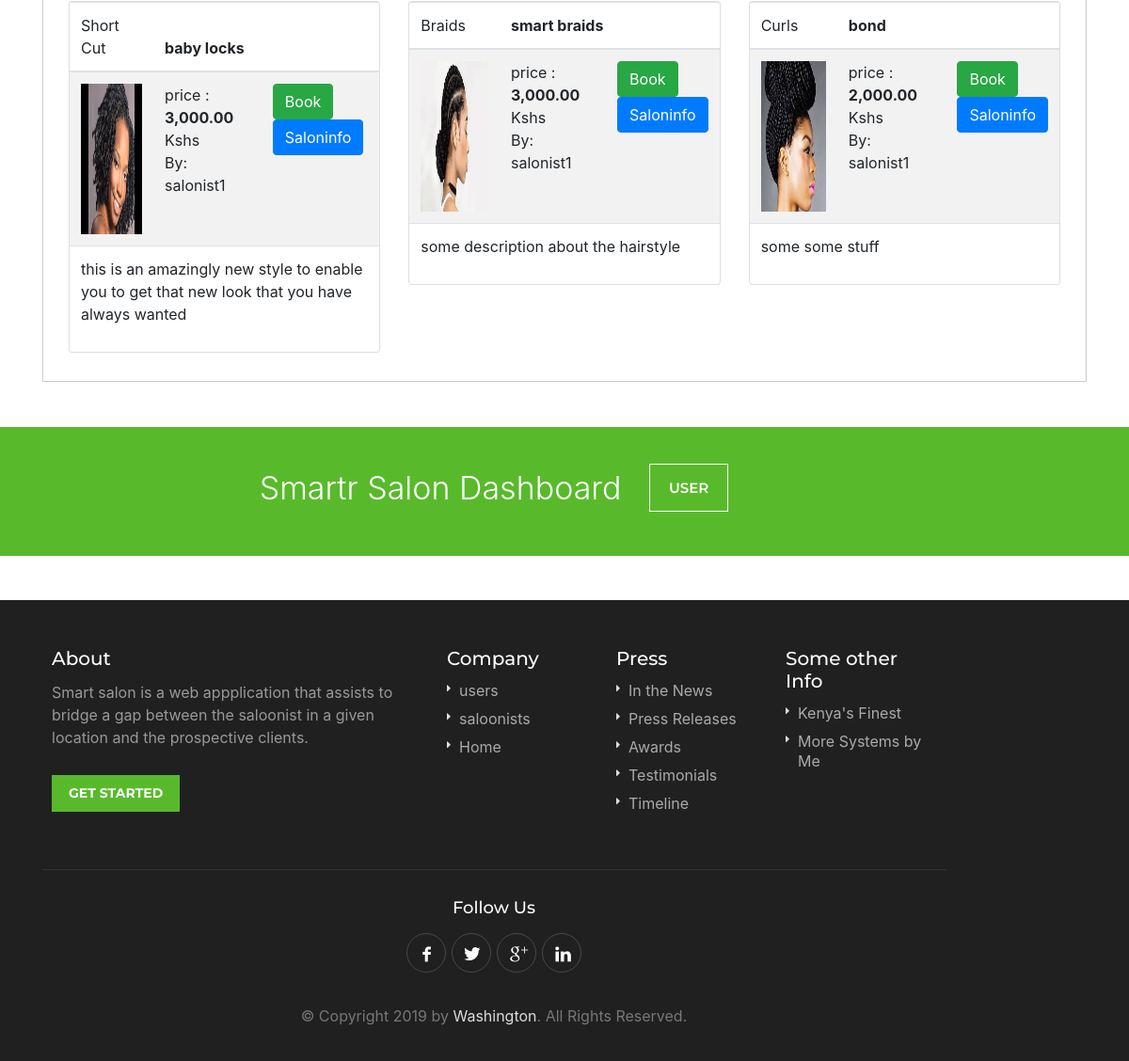
The page /user/styles.php (signed in, lower part) on the database as committed earlier.
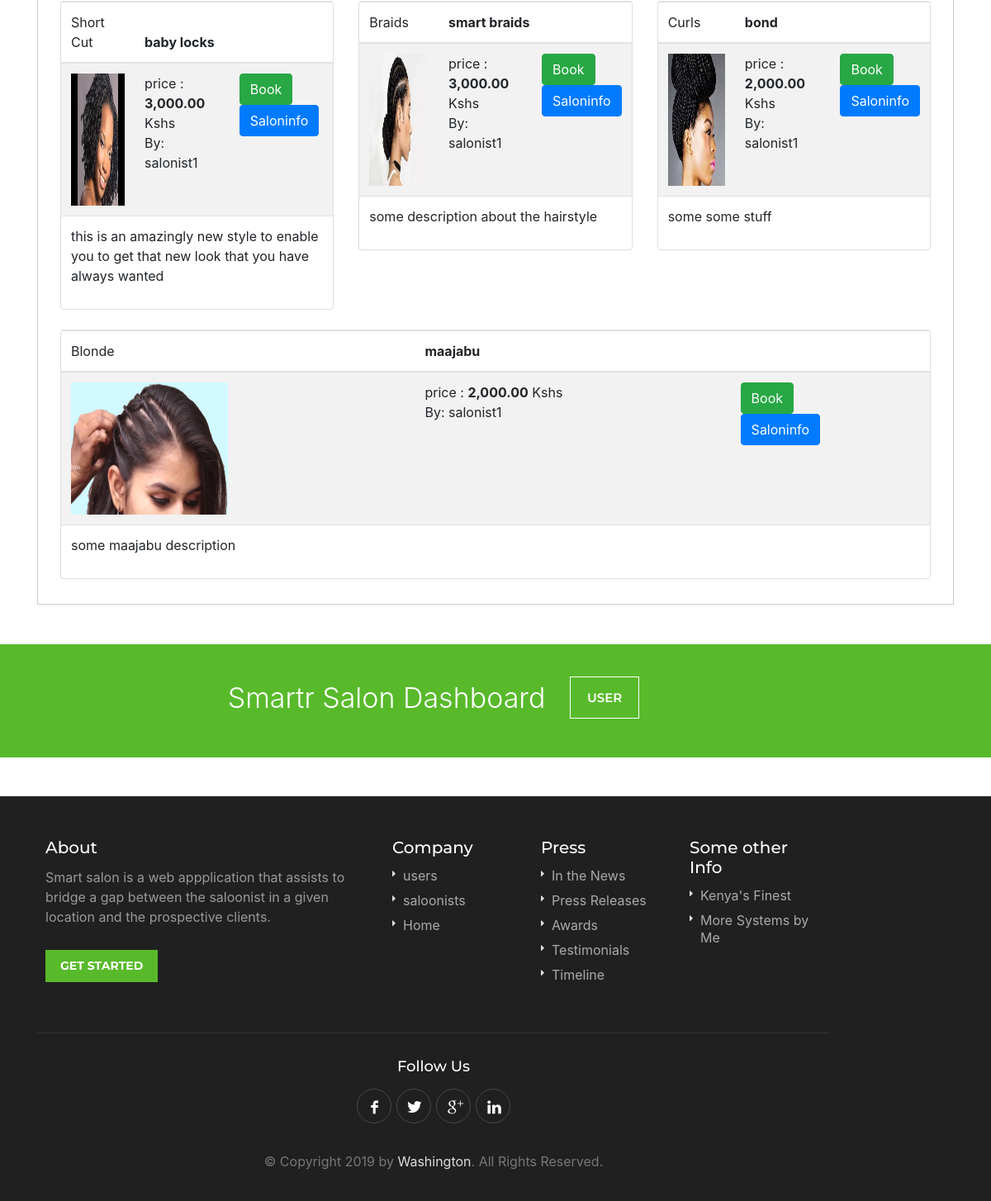
The same page on the database as committed later.
### tables this page shows
CREATE TABLE `styles` (
  `id` int(11) NOT NULL,
  `image` varchar(100) NOT NULL,
  `sname` varchar(40) NOT NULL,
  `scategory` varchar(40) NOT NULL,
  `sprice` double NOT NULL,
  `sdescription` varchar(255) NOT NULL,
  `salonistid` int(11) NOT NULL,
  `salonistname` varchar(40) NOT NULL
);

### user/styles.php (the view, shortened to what this page needs)
<?php
include('server.php');
?>
<!DOCTYPE html>
<html lang="en">
<head>
<link rel="stylesheet" href="css/style.css">
<link rel="stylesheet" href="css/colors/green.css" id="colors">
<link rel="stylesheet" href="css/bootstrap.min.css">
</head>
<body>
<div id="wrapper">
<section class="section intro">
	<div class="container" id="approved">
		<div style="padding: 6px 12px; border: 1px solid #ccc;">
			<?php
			  $query0 = "SELECT * FROM styles ";
			  $result0 = mysqli_query($db, $query0);
			  echo '<div class="card-group">';
			  while($row = mysqli_fetch_array($result0, MYSQLI_NUM)){
					echo '
					<div class="col s12 m7">
						<div class="card horizontal">
						<table class="table table-striped">
							<thead>
								<tr>
									<th sope="col">'.$row[3].'</th>
									<th scope="col" colspan="2"><b>'.$row[2].'</b></th>
								</tr>
							</thead>
							<tr>
								<td tyle="width:50%">
									<div class="card-image">
										<img src="../salonist/styleimages/'.$row[1].'" style="width: 190px; height:160px;">
									</div>
								</td>
								<td style="width:%">
									<div class="card-stacked">
										<div class="card-content">
											price : <b>'.number_format($row[4],2).'</b> Kshs<br>By: '.$row[7].'
										</div>
									</div>
								</td>
								<td>
									<a href="booking.php?id='.$row[0].'"><button class="btn btn-success">Book </button><br>
									<a href="salonistinfo.php?id='.$row[7].'"><button class="btn btn-primary">Saloninfo</button>
								</td>
							</tr>
							<tr>
								<td colspan="3">'.$row[5].'</td>
							</tr>
						</table>
						</div><br>
					</div><br>
					';
			  }
			?>
		</div>
	</div>
	<br>
</section>
<br>
<div class="infobox">
	<div class="container">
		<div class="sixteen columns">Smartr Salon Dashboard <a href="#">USER</a></div>
	</div>
</div>
<div id="footer">
	<div class="container">
		<div class="seven columns">
			<h4>About</h4>
			<p>Smart salon is a web appplication that assists to bridge a gap between the saloonist in a given location
				and the prospective clients.</p>
			<a href="#" class="button">Get Started</a>
		</div>
		<div class="three columns">
			<h4>Company</h4>
			<ul class="footer-links">
				<li><a href="users.php">users</a></li>
				<li><a href="saloonists.php">saloonists</a></li>
				<li><a href="index.php">Home</a></li>
			</ul>
		</div>
		<div class="three columns">
			<h4>Press</h4>
			<ul class="footer-links">
				<li><a href="#">In the News</a></li>
				<li><a href="#">Press Releases</a></li>
				<li><a href="#">Awards</a></li>
				<li><a href="#">Testimonials</a></li>
				<li><a href="#">Timeline</a></li>
			</ul>
		</div>
		<div class="three columns">
			<h4>Some other Info</h4>
			<ul class="footer-links">
				<li><a href="#">Kenya's Finest</a></li>
				<li><a href="#">More Systems by Me</a></li>
			</ul>
		</div>
	</div>
	<div class="container">
		<div class="footer-bottom">
			<div class="sixteen columns">
				<h4>Follow Us</h4>
				<ul class="social-icons">
					<li><a class="facebook" href="#"><i class="icon-facebook"></i></a></li>
					<li><a class="twitter" href="#"><i class="icon-twitter"></i></a></li>
					<li><a class="gplus" href="#"><i class="icon-gplus"></i></a></li>
					<li><a class="linkedin" href="#"><i class="icon-linkedin"></i></a></li>
				</ul>
				<div class="copyrights">©  Copyright 2019 by <a href="#">Washington</a>. All Rights Reserved.</div>
			</div>
		</div>
	</div>
</div>
</div>
</body>
</html>

### user/css/colors/green.css (style rules this page uses)
#current, a.button.gray.app-link.opened, ul.float-right li a:hover, .menu ul li.sfHover a.sf-with-ul, .menu ul li a:hover, a.menu-trigger:hover, #jPanelMenu-menu li a:hover, .search-container button, .upload-btn, button, input[type="button"], input[type="submit"], a.button, .upload-btn:hover, #titlebar.photo-bg a.button.white:hover, a.button.dark:hover, #backtotop a:hover, .mfp-close:hover, .tabs-nav li.active a, .ui-accordion .ui-accordion-header-active:hover, .ui-accordion .ui-accordion-header-active, .highlight.color, .plan.color-2 .plan-price, .plan.color-2 a.button, .tp-leftarrow:hover, .tp-rightarrow:hover, .pagination ul li a.current-page, .pagination .current, .pagination ul li a:hover, .pagination-next-prev ul li a:hover, .infobox, .hover-icon, .comment-by a.reply:hover, .chosen-container .chosen-results li.highlighted, .chosen-container-multi .chosen-choices li.search-choice, .list-search button, .checkboxes input[type=checkbox]:checked + label:before { background-color: #58ba2b; }
a, table td.title a:hover, table.manage-table td.action a:hover, #breadcrumbs ul li a:hover, #titlebar span.icons a:hover, .counter-box i, .counter, #popular-categories li a i, .list-1 li:before, .dropcap, .resume-titlebar span a:hover i, .resumes-list-content h4, .job-overview ul li i, .company-info span a:hover, .infobox a:hover, .meta-tags span a:hover, .widget-text h5 a:hover, .app-content .info span , .app-content .info ul li a:hover { color: #58ba2b; }

### user/css/base.css (style rules this page uses)
html, body, div, span, applet, object, iframe, h1, h2, h3, h4, h5, h6, p, blockquote, pre, a, abbr, acronym, address, big, cite, code, del, dfn, em, img, ins, kbd, q, s, samp, small, strike, strong, sub, sup, tt, var, b, u, i, center, dl, dt, dd, ol, ul, li, fieldset, form, label, legend, table, caption, tbody, tfoot, thead, tr, th, td, article, aside, canvas, details, embed, figure, figcaption, footer, header, hgroup, menu, nav, output, ruby, section, summary, time, mark, audio, video { margin: 0; padding: 0; border: 0; font-size: 100%; font: inherit; vertical-align: baseline; }
article, aside, details, figcaption, figure, footer, header, hgroup, menu, nav, section { display: block; }
body { line-height: 1; }
ol, ul { list-style: none; }
table { border-collapse: collapse; border-spacing: 0; }
body { background-color: #fff; font-size: 16px; line-height: 27px; color: #666; -webkit-font-smoothing: antialiased; -webkit-text-size-adjust: 100%; overflow-x: hidden; }
#wrapper { background-color: #fff; }
body, input[type="text"], input[type="password"], input[type="email"], input[type="number"], textarea, .widget-text h5, h3.centered-headline span, select { font-family: "Lato", "HelveticaNeue", "Helvetica Neue", Helvetica, Arial, sans-serif; }
h1, h2, h3, h4, h5, h6, .button, input[type="button"], input[type="submit"], button, #navigation, .infobox a, .pagination-container, .upload-btn, .skills span, .app-content .info span, .tabs-nav li a, .reply, .ui-accordion .ui-accordion-header, .trigger a, .caption.title, .caption .slider-button, .counter, .counter-box i, a.menu-trigger, #style-switcher h2, .resume-table strong { font-family: "Montserrat", "HelveticaNeue", "Helvetica Neue", Helvetica, Arial, sans-serif; }
img, object, video { height: auto; display: block; }
img { width: auto; border: 0; -ms-interpolation-mode: bicubic; max-width: 100%; }
h1, h2, h3, h4, h5, h6 { color: #333; font-weight: 500; }
h4 { font-size: 18px; line-height: 36px; }
p { margin: 0 0 15px 0; }
a { color: #505050; text-decoration: none; outline: 0; -webkit-transition: color 0.2s ease-in-out; -moz-transition: color 0.2s ease-in-out; -o-transition: color 0.2s ease-in-out; -transition: color 0.2s ease-in-out; }
ul, ol { margin: 0; }
ul { list-style: none outside; }
li { line-height: 18px; }

Rows that differ between the two databases and show on the page:
added styles: scategory "Blonde", sname "maajabu", image (placeholder picture), sprice "2,000.00", salonistname "salonist1", sdescription "some maajabu description"
